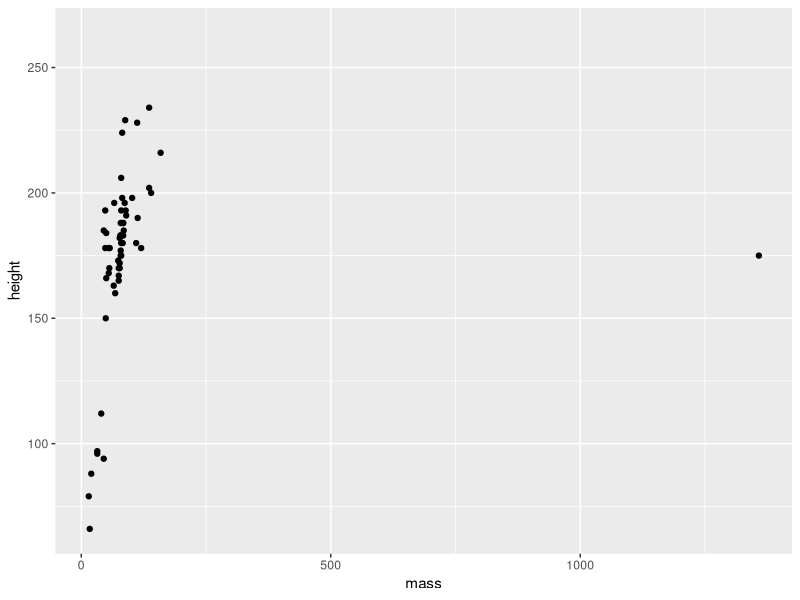
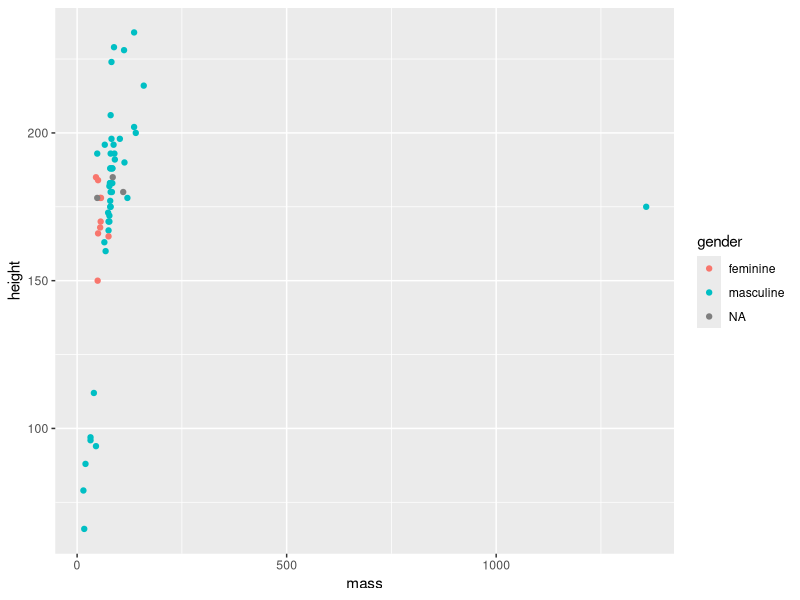
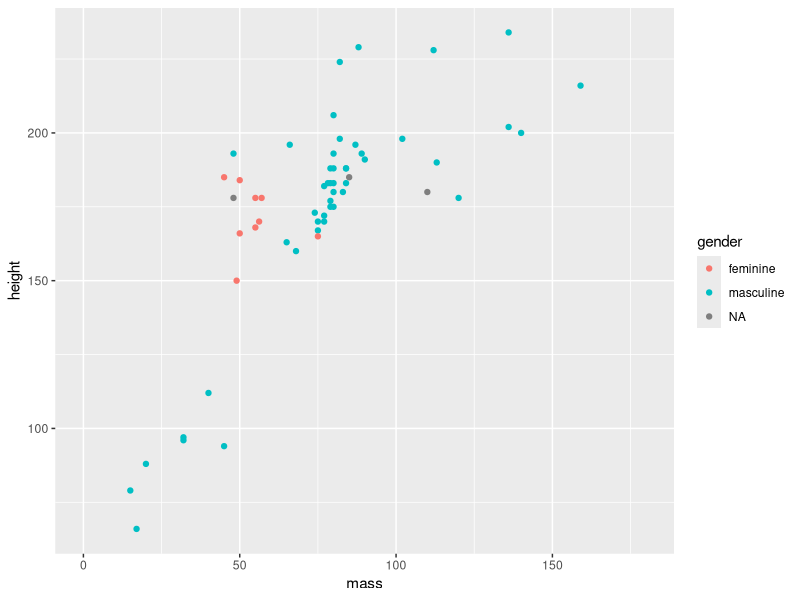
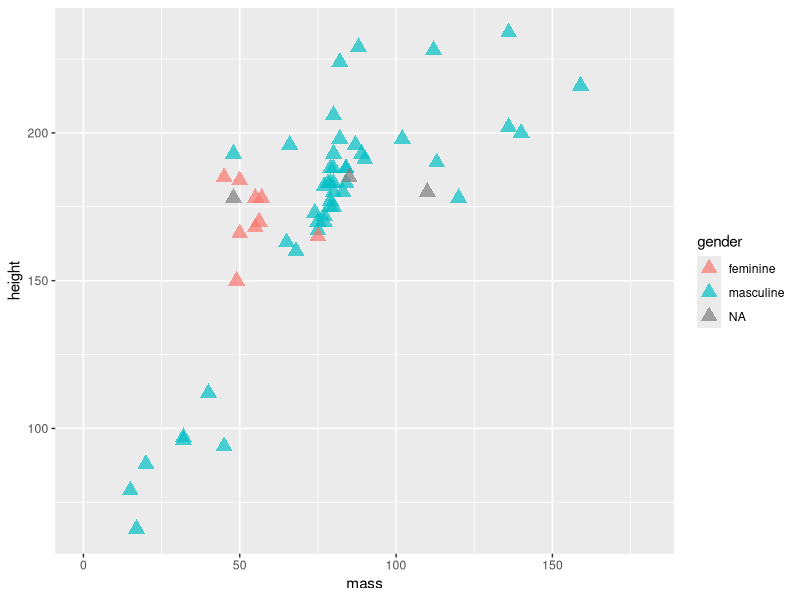
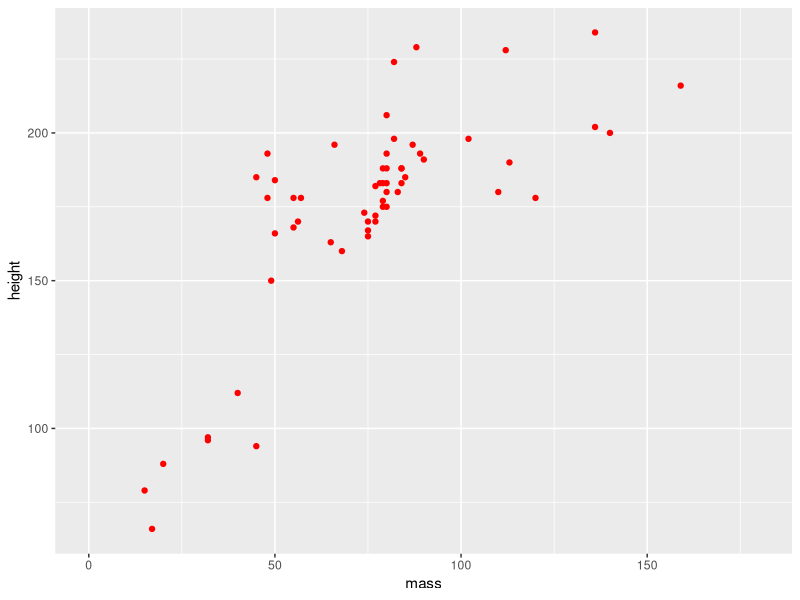
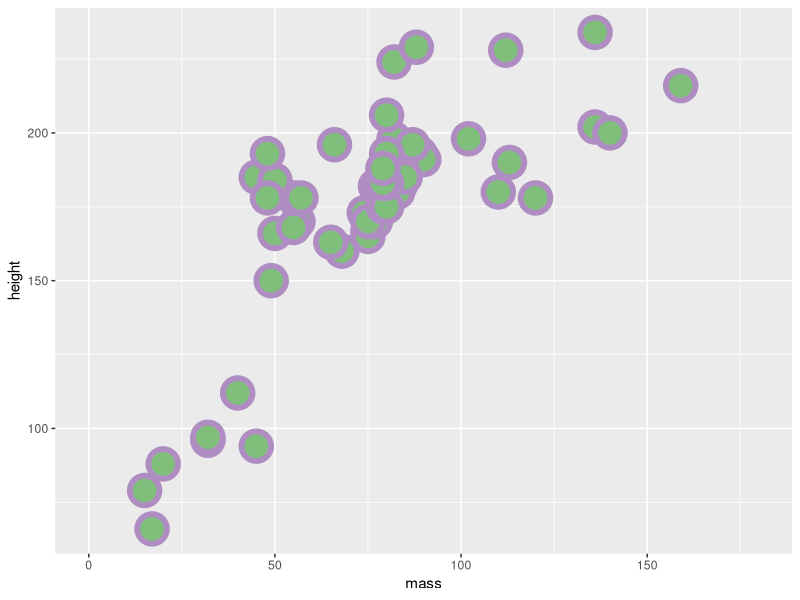
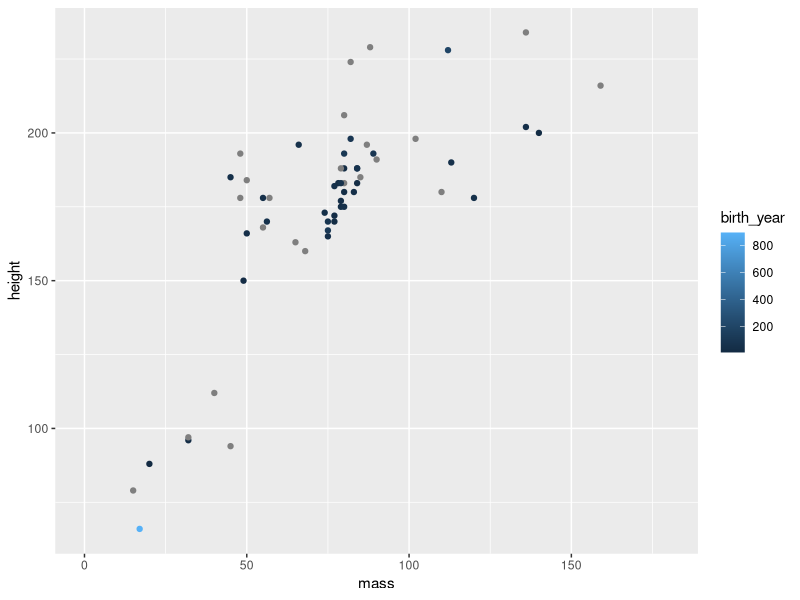
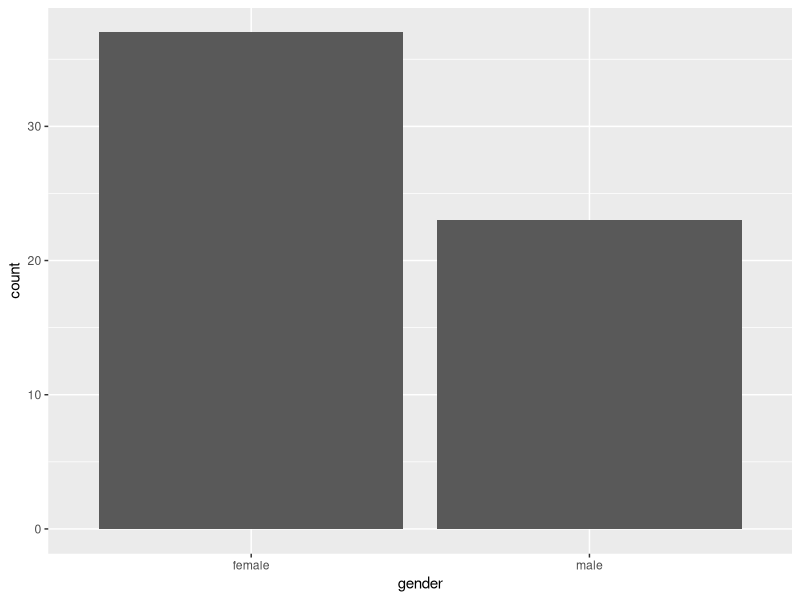

Here is the R script that generated these plots, in order:
## ---- chunk 1
knitr::opts_chunk$set(echo = TRUE)
knitr::opts_chunk$set(fig.width=6, fig.height=4) 
## ---- chunk 2
library(tidyverse)
## ---- chunk 3
# look at first 10 entries
starwars
## ---- chunk 4
ggplot(data = starwars) +
  geom_point(mapping = aes(x = mass, y = height))
## ---- chunk 5
filtered_starwars <- starwars %>% 
  drop_na(height, mass)
## ---- chunk 6
ggplot(data = filtered_starwars) +
  geom_point(mapping = aes(x = mass, 
                           y = height, 
                           colour = gender
                           )
             )
## ---- chunk 7
ggplot(data = filtered_starwars) +
  geom_point(mapping = aes(x = mass, 
                           y = height, 
                           colour = gender
                           )
             ) +
  coord_cartesian(xlim = c(0, 180))
## ---- chunk 8
ggplot(data = filtered_starwars) +
  geom_point(mapping = aes(x = mass, 
                           y = height, 
                           colour = gender
                           ),
             alpha = 0.7, # opacity
             shape = 17, # triangles
             size = 4) + # bigger points
  coord_cartesian(xlim = c(0, 180))
## ---- chunk 9
ggplot(data = filtered_starwars) +
  geom_point(mapping = aes(x = mass, 
                           y = height, 
                           colour = gender
                           ),
             colour = "red") +
  coord_cartesian(xlim = c(0, 180))
## ---- chunk 10
ggplot(data = filtered_starwars, na.rm = T) +
  geom_point(mapping = aes(x = mass, 
                           y = height, 
                           colour = gender
                           ),
             colour = "#af8dc3",
             fill = "#7fbf7b",
             shape = 21,
             size = 8,
             stroke = 3
             ) +
  coord_cartesian(xlim = c(0, 180))
## ---- chunk 11
ggplot(data = filtered_starwars, na.rm = T) +
  geom_point(mapping = aes(x = mass, 
                           y = height, 
                           colour = birth_year
                           )
             ) +
  coord_cartesian(xlim = c(0, 180))
## ---- chunk 12
rt_data <- read_csv("../inputs/rt_data.csv")
## ---- chunk 13
head(rt_data, n = 2)
## ---- chunk 14
ggplot(data = rt_data, 
       mapping = aes(x = gender)
       ) +
  geom_bar()
## ---- chunk 15
ggplot(data = rt_data, 
       mapping = aes(x = response_condition, 
                     y = reaction_time
                     )
       ) +
  geom_boxplot()
## ---- chunk 16
ggplot(data = rt_data, 
       mapping = aes(x = response_condition, 
                     y = reaction_time
                     )
       ) +
  geom_violin(
    trim = FALSE,
    draw_quantiles = c(0.25, 0.5, 0.75)
    )
## ---- chunk 17
ggplot(data = rt_data, 
       mapping = aes(x = reaction_time, 
                     fill = response_condition
                     )
       ) +
  geom_density(alpha = 0.5) # alpha = opacity
## ---- chunk 18
ggplot(data = rt_data, mapping = aes(x = reaction_time)) +
  geom_histogram(binwidth = 50, 
                 fill = "white", 
                 colour = "black"
                 )
